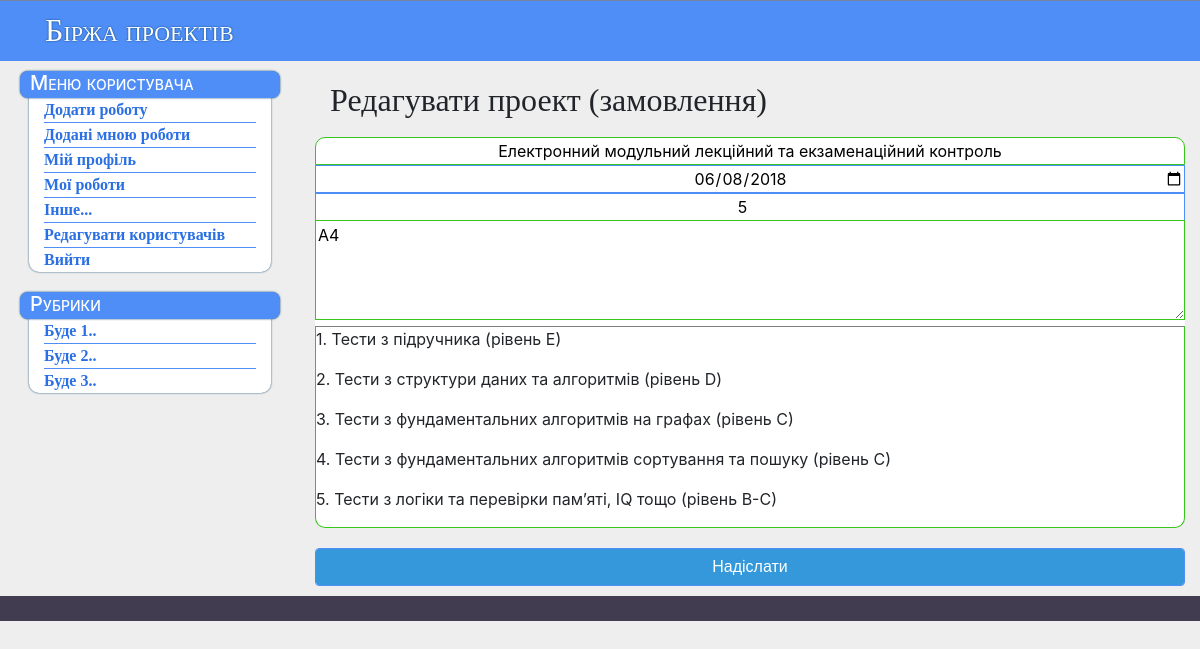
The app's page /edit/36 (signed in) with its own data.
### tables this page shows
CREATE TABLE tasks (
  id integer primary key autoincrement,
  login text not null,
  title text not null,
  description text not null,
  content mediumtext not null,
  max_people integer not null,
  now_people integer,
  date date not null,
  deadline date not null,
  subject text not null
);

### core.py (the view)
@app.route('/edit/<int:id>')
def edit_p(id):
    if not session.get('employer'):
        return redirect(url_for('index'))
    db = get_db()
    proj = db.execute('select * from tasks where id = ? and login = ?',  [int(id), session['login']]).fetchone()
    if proj:
        return render_template('edit.html', p=proj, title="Edit: " + proj[2])
    else:
        return redirect(url_for('index'))

### core.py (called while the page is built)
def connect_db():
    rv = sqlite3.connect(app.config['DATABASE'])
    rv.row_factory = sqlite3.Row
    return rv

def get_db():
    if not hasattr(g, 'sqlite_db'):
        g.sqlite_db = connect_db()
    return g.sqlite_db

### templates/edit.html (shortened to what this page needs)
{% extends "layout.html" %}
{% block body %}
					<div class="write">
  					    <div class="container"><h2>Редагувати проект (замовлення)</h2></div>
  					    <div class="w_block">
                        <input class="title_value" value="{{ p.title }}" type="text" title="Title" placeholder="Заголовок..." id="title">
                        <input type="date" id="deadline" value="{{p.deadline}}" placeholder="Deadline...">
                        <input type="number" id="max_people" value="{{p.max_people}}" placeholder="Максимальна кількість людей..." min="1" max="50">
                        <textarea class="desc_value" title="Description" placeholder="Короткий опис..." id="description">{{ p.description }}</textarea>
                        <div class="editor_pl"><div id="text">{{p.content | safe}}</div></div>
                        </div>
                        <input class="butt btn" type="button" id="send_edit" value="Надіслати">
					</div>
{% endblock %}

### static/style.css (style rules this page uses)
body { background: #eee !important; }
.container { font-family: "Gill Sans, sans-serif"; padding: 10px 5px; }
.butt { border-color: #3498db; color: #fff; box-shadow: 0 0 40px 40px #3498db inset, 0 0 0 0 #3498db; -webkit-transition: all 150ms ease-in-out; transition: all 150ms ease-in-out; margin-top: 20px; }
.btn { box-sizing: border-box; -moz-appearance: none; appearance: none; background-color: transparent; border: 2px solid #3694c8; border-radius: 0.6em; padding: 1.2em 2.8em; font-family: 'Montserrat', sans-serif; font-weight: 700; cursor: pointer; }
.write { padding: 10px 0px; }
.w_block { background: #fff; border-radius: 13px; }
.title_value { width: 100%; border-radius: 10px 10px 0px 0px; border: 1px solid #37c51b !important; }
.desc_value { width: 100%; height: 100px; border: 1px solid #37c51b; margin-top: -1px; }
.editor_pl { border: 1px #37c51b; }
#text { border: 1px solid #37c51b; border-top: 1px solid grey; border-radius: 0px 0px 10px 10px; }
.container-fluid input { width: 100%; text-align: center; border: 1px solid #4f8ef7; }

### records on screen
tasks: title "Електронний модульний лекційний та екзаменаційний контроль", deadline "06/08/2018", max_people "5", description "A4", content "1. Тести з підручника (рівень Е) 2. Тести з структури даних та алгоритмів (рівень D) 3. Тести з фундаментальних алгоритмів на графах (рівень С) 4. Тести з фундаментальних алгоритмів сортування та пошуку (рівень С) 5. Тести з логіки та перевірки пам’яті, IQ тощо (рівень В-С)"
